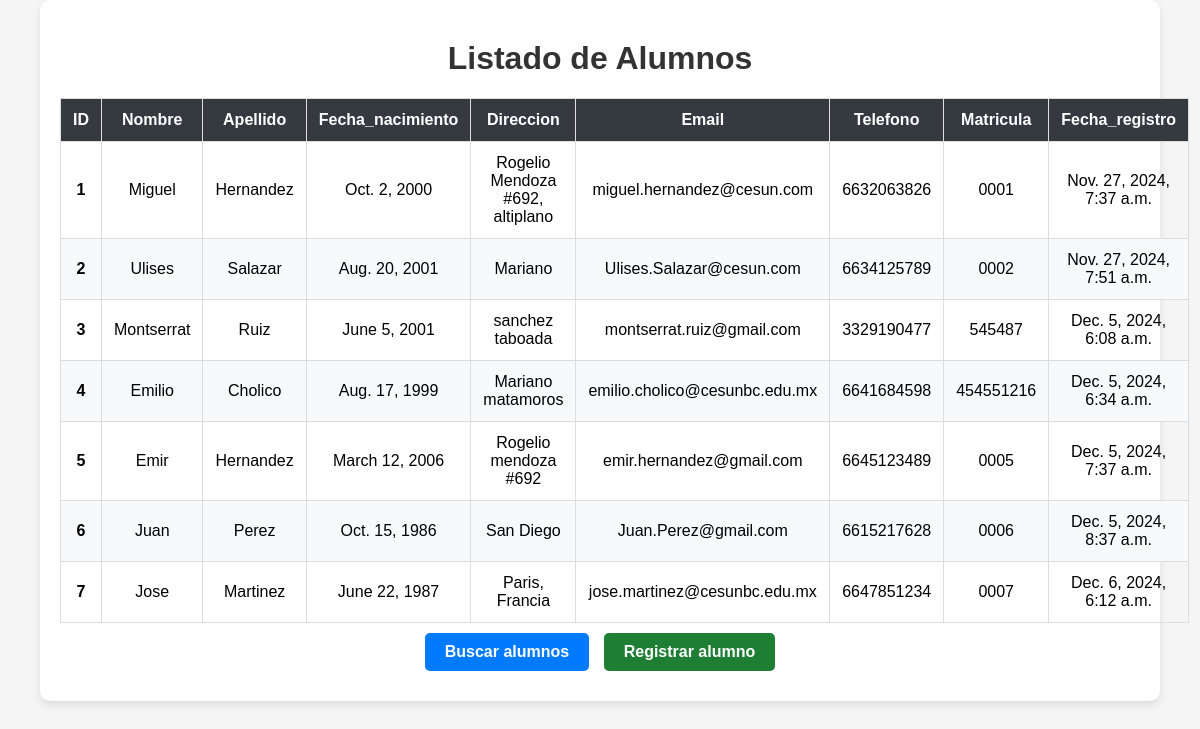
/consultar/, run on the app's committed database.
### Gestion/models.py (models this page shows, shortened)
class alumnos (models.Model):
    nombre = models.CharField(max_length=50)
    apellido = models.CharField(max_length=50)
    fecha_nacimiento = models.DateField()
    direccion = models.CharField(max_length=150)
    email = models.EmailField(unique=True)
    telefono = models.CharField(max_length=10)
    matricula = models.CharField(max_length=20, unique=True)
    fecha_registro = models.DateTimeField(auto_now_add=True)

### Gestion/views.py (the view)
# urls.py: path('consultar/', Listar_Alumnos, name='muestra_todos'),
def Listar_Alumnos(request):
    alumno = alumnos.objects.all()
    return render(request, 'muestra_todos.html', {'alumno': alumno})

### Gestion/Templates/muestra_todos.html (shortened to what this page needs)
<!DOCTYPE html>
<html lang="es">
<head>
</head>
<body>
    <div class="container">
        <h1>Listado de Alumnos</h1>
        <table>
            <thead>
                <tr>
                    <th scope="col">ID</th>
                    <th scope="col">Nombre</th>
                    <th scope="col">Apellido</th>
                    <th scope="col">Fecha_nacimiento</th>
                    <th scope="col">Direccion</th>
                    <th scope="col">Email</th>
                    <th scope="col">Telefono</th>
                    <th scope="col">Matricula</th>
                    <th scope="col">Fecha_registro</th>
                </tr>
            </thead>
            <tbody>
                {% for alumnos in alumno %}
                    <tr>
                        <th scope="row">{{ alumnos.id }}</th>
                        <td>{{ alumnos.nombre }}</td>
                        <td>{{ alumnos.apellido }}</td>
                        <td>{{ alumnos.fecha_nacimiento }}</td>
                        <td>{{ alumnos.direccion }}</td>
                        <td>{{ alumnos.email }}</td>
                        <td>{{ alumnos.telefono }}</td>
                        <td>{{ alumnos.matricula }}</td>
                        <td>{{ alumnos.fecha_registro }}</td>
                    </tr>
                {% endfor %}
            </tbody>
        </table>
        <div style="text-align: center;">
            <a href="{% url 'busqueda_alumnos' %}" class="btn btn-primary">Buscar alumnos</a>
            <a href="{% url 'registrar_alumno' %}" class="btn btn-success">Registrar alumno</a>
        </div>
    </div>
</body>
</html>

### Gestion/Templates/muestra_todos.html (style rules this page uses)
body { background-color: #f5f5f5; font-family: Arial, sans-serif; margin: 0; padding: 0; }
h1 { text-align: center; margin-top: 20px; color: #333; }
.container { width: 90%; max-width: 1200px; margin: 0 auto; padding: 20px; background: #fff; border-radius: 10px; box-shadow: 0 4px 8px rgba(0, 0, 0, 0.1); }
table { width: 100%; border-collapse: collapse; margin-top: 20px; }
table th, table td { padding: 12px; text-align: center; border: 1px solid #ddd; }
table thead { background-color: #343a40; color: #fff; }
table tbody tr:nth-child(even) { background-color: #f8f9fa; }
.btn { display: inline-block; padding: 10px 20px; margin: 10px 5px; text-decoration: none; color: #fff; border-radius: 5px; text-align: center; font-weight: bold; }
.btn-primary { background-color: #007bff; }
.btn-success { background-color: #1e7e34; }

### data on the page
alumnos: id "1", nombre "Miguel", apellido "Hernandez", fecha_nacimiento "Oct. 2, 2000", direccion "Rogelio Mendoza #692, altiplano", email "miguel.hernandez@cesun.com", telefono "6632063826", matricula "0001", fecha_registro "Nov. 27, 2024, 7:37 a.m."
alumnos: id "2", nombre "Ulises", apellido "Salazar", fecha_nacimiento "Aug. 20, 2001", direccion "Mariano", email "Ulises.Salazar@cesun.com", telefono "6634125789", matricula "0002", fecha_registro "Nov. 27, 2024, 7:51 a.m."
alumnos: id "3", nombre "Montserrat", apellido "Ruiz", fecha_nacimiento "June 5, 2001", direccion "sanchez taboada", email "montserrat.ruiz@gmail.com", telefono "3329190477", matricula "545487", fecha_registro "Dec. 5, 2024, 6:08 a.m."
alumnos: id "4", nombre "Emilio", apellido "Cholico", fecha_nacimiento "Aug. 17, 1999", direccion "Mariano matamoros", email "emilio.cholico@cesunbc.edu.mx", telefono "6641684598", matricula "454551216", fecha_registro "Dec. 5, 2024, 6:34 a.m."
alumnos: id "5", nombre "Emir", apellido "Hernandez", fecha_nacimiento "March 12, 2006", direccion "Rogelio mendoza #692", email "emir.hernandez@gmail.com", telefono "6645123489", matricula "0005", fecha_registro "Dec. 5, 2024, 7:37 a.m."
alumnos: id "6", nombre "Juan", apellido "Perez", fecha_nacimiento "Oct. 15, 1986", direccion "San Diego", email "Juan.Perez@gmail.com", telefono "6615217628", matricula "0006", fecha_registro "Dec. 5, 2024, 8:37 a.m."
alumnos: id "7", nombre "Jose", apellido "Martinez", fecha_nacimiento "June 22, 1987", direccion "Paris, Francia", email "jose.martinez@cesunbc.edu.mx", telefono "6647851234", matricula "0007", fecha_registro "Dec. 6, 2024, 6:12 a.m."
